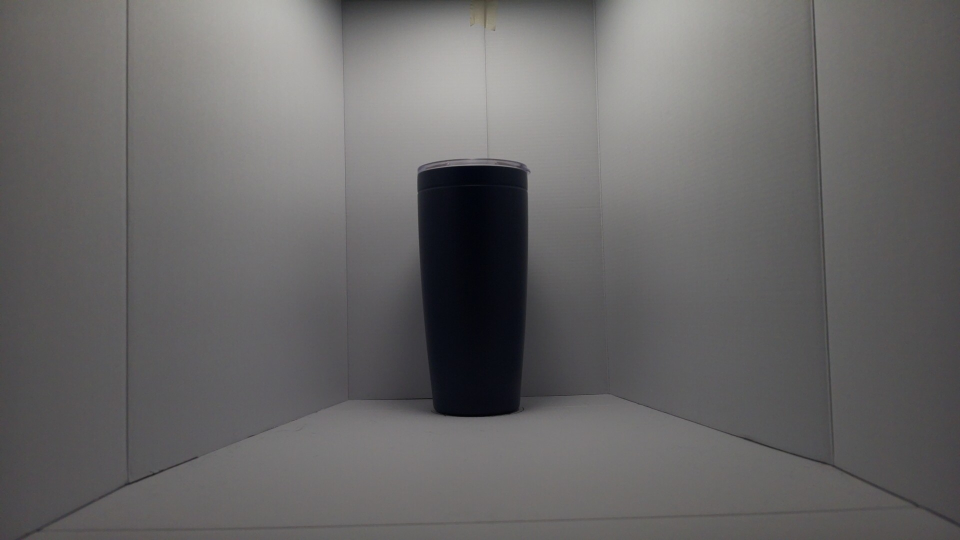
#> input picture Datasets/Pilot/Pilot001_low.jpg, 1920 x 1080 px (shown at 1/2 size); its folder holds 4 pictures in this run; the run also reads 3 pictures not shown here
$ python OpenCV.py
#> lines starting #> are read from the running program, lines starting #| are printed output that depends on the picture; after the words box and inside, x2 and y2 are one past the last pixel; in counts of white or black regions, pixels touching at a corner belong together
### Performance.py
import time
import threading
import psutil

from pathlib import Path
from datetime import datetime, timezone

def cpu_temperature():
    with open("/sys/class/thermal/thermal_zone0/temp") as f:
        return int(f.read()) / 1000


def benchmark(image_paths, load_image, detection_pipeline, warmups=5, method=None):

#> called with warmups = 5, method = 'openCV'
    image_paths = list(image_paths)

    if not image_paths:
        raise ValueError("No images provided for benchmarking.")

    run_id = (f"{method}_{datetime.now(timezone.utc):%Y%m%dT%H%M%S%fZ}")

    # Warm up before collecting measurements.
    for _ in range(warmups):
        image = load_image(image_paths[0])

        if image is None:
            raise ValueError(f"Failed to load: {image_paths[0]}.")

        detection_pipeline(image)
#> this loop made 5 passes
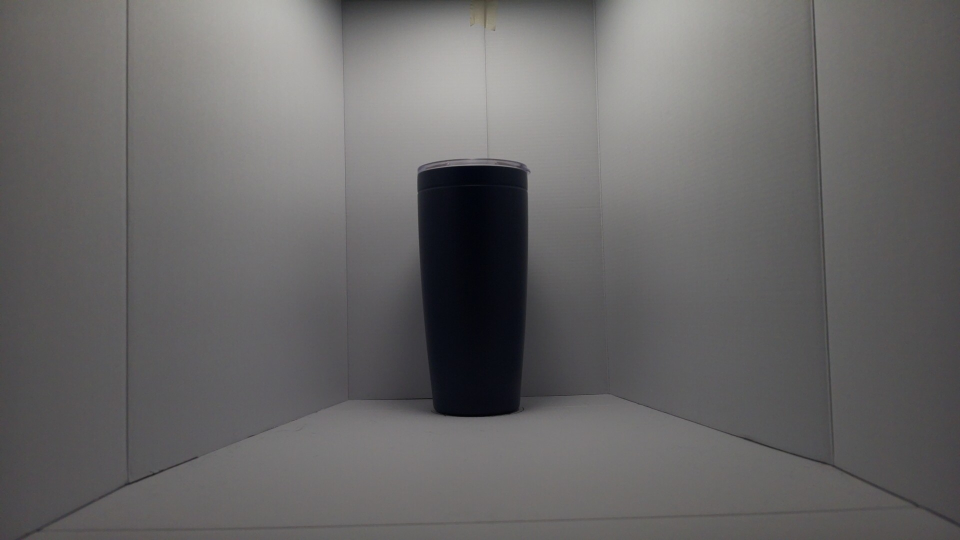
#> input picture Datasets/Pilot/Pilot001_low.jpg, 1920 x 1080 px (shown at 1/2 size)
#> pass 1, in detect_blue, `mask = cv.inRange(hsv, lower_blue, upper_blue)`:
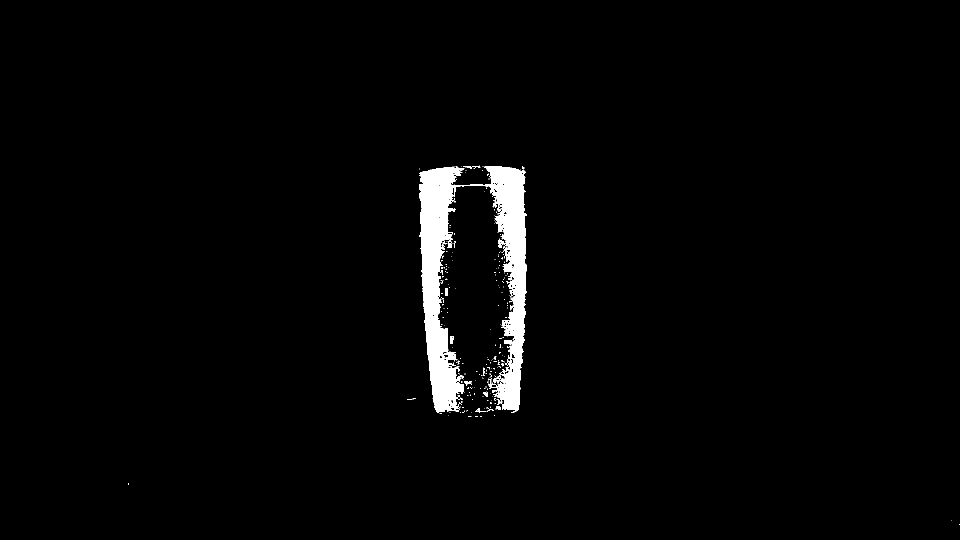
#> mask: shape (1080, 1920) (shown at 1/2 size); 2.2% white; 245 white regions (229 under 20 px), largest, box (x1, y1, x2, y2) and area: (838, 332, 1054, 826) 43209, (996, 477, 1004, 496) 104, (900, 672, 908, 688) 101
#> image is the input picture: shape (1080, 1920, 3); mean B, G, R 102.5, 102.4, 103.8

    process = psutil.Process()

    latency_samples = []
    resource_samples = []
    prediction_samples = []
    monitor_errors = []

    stop = threading.Event()
    ready = threading.Event()
    started = threading.Event()

    sample_interval = 0.1


    def monitor():
        try:
            process.cpu_percent(interval=None)
            ready.set()
            started.wait()

            while not stop.wait(sample_interval):

                timestamp = time.perf_counter_ns()

                resource_samples.append({
                    "run_id": run_id,
                    "sample_id": len(resource_samples) + 1,
                    "timestamp_ns": timestamp,
                    "cpu_percent": process.cpu_percent(interval=None),
                    "memory_rss_bytes": process.memory_info().rss,
                    "temperature_c": cpu_temperature()
                })

        except Exception as exc:
            monitor_errors.append(exc)
            ready.set()

    monitor_thread = threading.Thread(target=monitor, daemon=True)

    monitor_thread.start()
    ready.wait()

    if monitor_errors:
        stop.set()
        started.set()
        monitor_thread.join()
        raise RuntimeError(
            "Resource monitor failed to initialize"
        ) from monitor_errors[0]

    cpu_start = process.cpu_times()
    run_start = time.perf_counter_ns()
    started.set()

    try:
        for execution_id, image_path in enumerate(
            image_paths, start=1
        ):

            load_start = time.perf_counter_ns()

            image = load_image(image_path)

            if image is None:
                raise ValueError(f"Cannot load: {image_path}")

            processing_start = time.perf_counter_ns()

            predictions = detection_pipeline(image)

            processing_end = time.perf_counter_ns()

            if not isinstance(predictions, list):
                raise TypeError(
                    "Detection pipeline must return "
                    "a list of prediction dictionaries."
                )

            image_id = Path(image_path).stem

            # Record latency for this execution
            latency_samples.append({
                "run_id": run_id,
                "execution_id": execution_id,
                "image_id": image_id,
                "image_path": str(image_path),
                "load_start_ns": load_start,
                "processing_start_ns": processing_start,
                "processing_end_ns": processing_end,
                "processing_ms": (
                    processing_end - processing_start
                ) / 1_000_000,
                "stored_image_end_to_end_ms": (
                    processing_end - load_start
                ) / 1_000_000,
                "detection_count": len(predictions)
            })

            # Save every predicted bounding box
            for prediction_id, prediction in enumerate(
                predictions, start=1
            ):

                x1, y1, x2, y2 = prediction["bbox"]

                prediction_samples.append({
                    "run_id": run_id,
                    "execution_id": execution_id,
                    "image_id": image_id,
                    "prediction_id": prediction_id,
                    "pred_x1": float(x1),
                    "pred_y1": float(y1),
                    "pred_x2": float(x2),
                    "pred_y2": float(y2),
                    "class_id": prediction.get("class_id"),
                    "class_name": prediction.get("class_name"),
                    "confidence": prediction.get("confidence")
                })
#> this loop made 4 passes
#> pass 2, in detect_blue (call 7), `mask = cv.inRange(hsv, lower_blue, upper_blue)`:
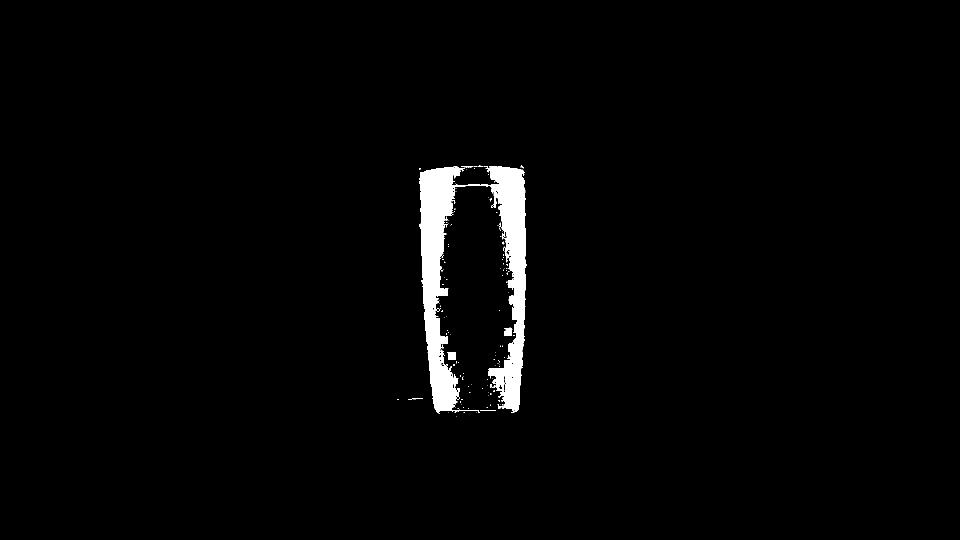
#> mask: shape (1080, 1920) (shown at 1/2 size); 2% white; 133 white regions (126 under 20 px), largest, box (x1, y1, x2, y2) and area: (838, 332, 1054, 827) 40951, (894, 704, 912, 720) 259, (1008, 655, 1025, 672) 234
#> after the loop, latency_samples = 4 items; prediction_samples = 6 items

        run_end = time.perf_counter_ns()
        cpu_end = process.cpu_times()

    finally:
        stop.set()
        started.set()
        monitor_thread.join()

    if monitor_errors:
#> (the run stopped early here; a loop or call above may not have finished)
